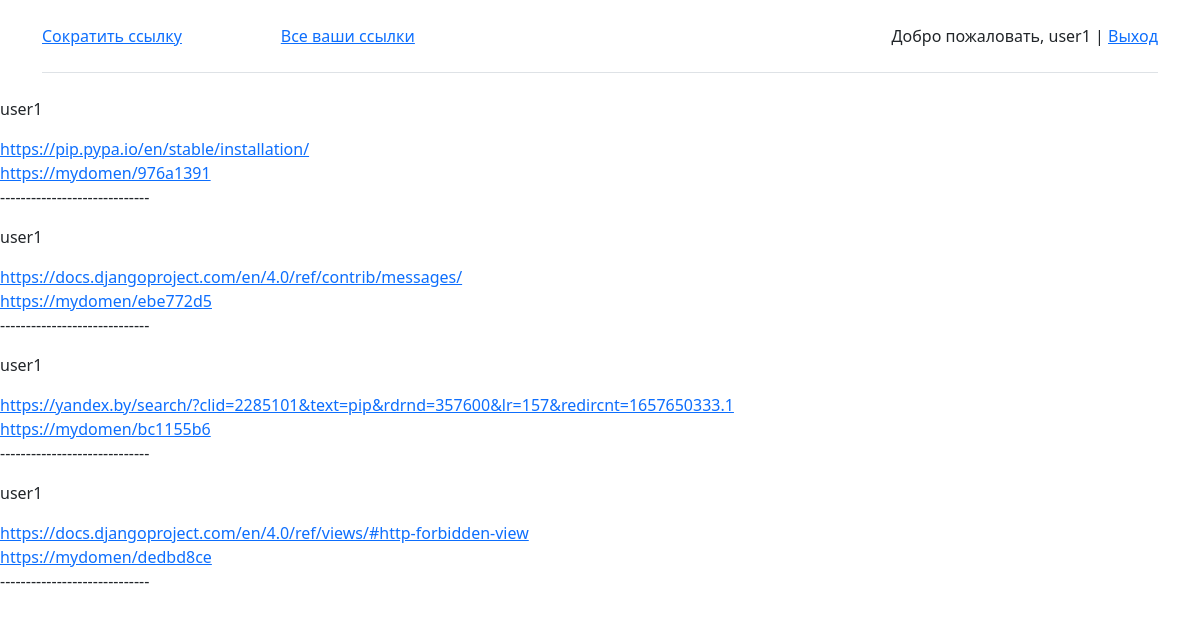
The app's page /show/ (signed in), older data.
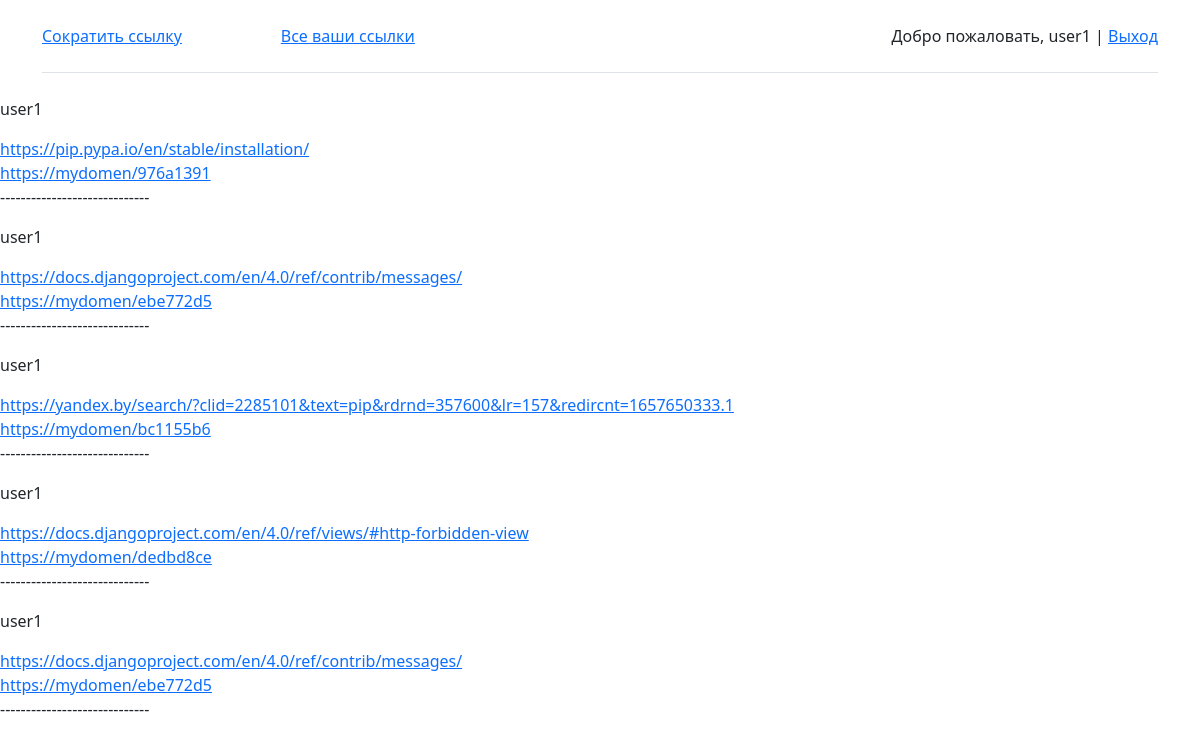
The same page, newer data.
### app/models.py (models this page shows, shortened)
class Link(models.Model):
    author = models.ForeignKey(User, on_delete=models.CASCADE)
    link = models.CharField(max_length=1000)
    shortlink = models.CharField(max_length=1000)

### app/views.py (the view)
# urls.py: path('show/', show, name='show'),
def show(request):
    current_user = request.user.id
    links = Link.objects.filter(author=current_user)
    if request.user.is_authenticated:
        return render(request, 'app/show.html', {"links": links})
    else:
        message = 'Только зарегистрированные пользователи могу использовать сервис. Пройдите регистрацию или авторизацию.'
        return render(request, 'app/show.html', {'message': message})

### app/templates/app/show.html (shortened to what this page needs)
{% extends "app/basic.html" %}
{% block content %}
{% if message %}
    <b>{{ message }}</b>
{% else %}
{% for link in links %}
    <p> {{ link.author }} </p>
    <a href="{{ link.link }}"> {{ link.link }} </a><br>
    <a href="{{ link.link }}"> {{ link.shortlink }} </a>
    <p> ----------------------------- </p>
{% endfor %}
{% endif %}
{% endblock %}

### app/templates/app/basic.html (shortened to what this page needs)
<!DOCTYPE html>
<html lang="en">
<head>
    <link href="https://cdn.jsdelivr.net/npm/bootstrap@5.0.2/dist/css/bootstrap.min.css" rel="stylesheet">
</head>
<body>
<div class="container">
    <header class="d-flex flex-wrap align-items-center justify-content-center justify-content-md-between py-3 mb-4 border-bottom">
    <a href="{% url 'create' %}">Сократить ссылку</a>
    <a href="{% url 'show' %}">Все ваши ссылки</a>
      <a href="/" class="d-flex align-items-center col-md-3 mb-2 mb-md-0 text-dark text-decoration-none">
        <svg class="bi me-2" width="40" height="32" role="img" aria-label="Bootstrap"><use xlink:href="#bootstrap"></use></svg>
      </a>
        <span class="navbar-text">
            {% if request.user.is_authenticated %}
            Добро пожаловать, {{ user.username }} | <a href="{% url 'logout' %}">Выход</a>
            {% else %}
            <a href="{% url 'register' %}">Register</a> | <a href="{% url 'login' %}">Login</a>
            {% endif %}
        </span>
    </header>
</div>
{% block content %}
{% endblock %}
</body>
</html>

Row changes from the older to the newer data that the page shows:
added Link: author "user1", link "https://docs.djangoproject.com/en/4.0/ref/contrib/messages/", shortlink "https://mydomen/ebe772d5"
